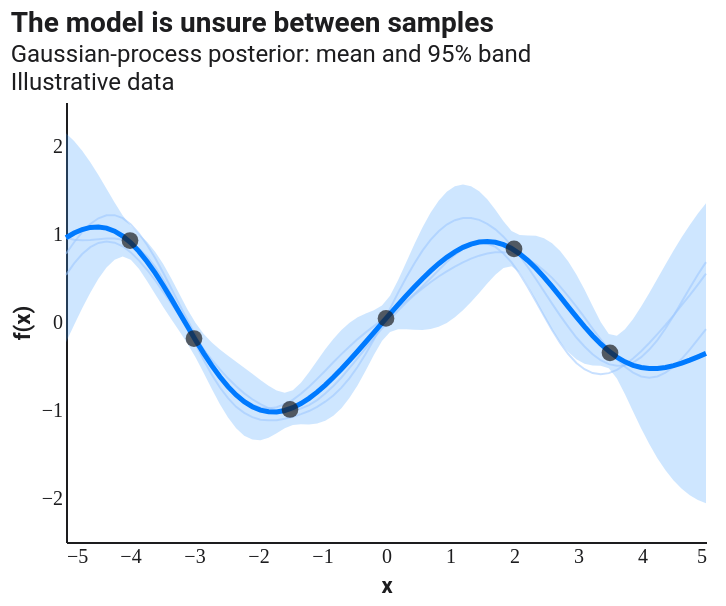

Here is the Vega-Lite specification saved for this chart:
### Vega-Lite specification from a JSON file in a GitHub repository (floating-point values rounded to 4 significant figures; data arrays with more than 128 entries replaced by an {"elided": "..."} marker saying what was removed)
{"$schema": "https://vega.github.io/schema/vega-lite/v5.json", "width": 320, "height": 220, "config": {"background": "#FFFFFF", "font": "Roboto, Roboto Serif, Roboto Mono, system-ui, sans-serif", "view": {"stroke": null, "cornerRadius": 10}, "axis": {"domain": true, "domainColor": "#1D1D1F", "labelColor": "#1D1D1F", "titleColor": "#1D1D1F", "grid": false, "ticks": false, "labelFont": "Roboto Mono", "titleFont": "Roboto"}, "axisTop": {"domain": false, "domainColor": null, "labels": false, "ticks": false, "title": null}, "axisRight": {"domain": false, "domainColor": null, "labels": false, "ticks": false, "title": null}, "legend": {"titleFont": "Roboto", "labelFont": "Roboto", "labelColor": "#1D1D1F", "titleColor": "#1D1D1F"}, "title": {"font": "Roboto", "fontSize": 14, "color": "#1D1D1F", "subtitleFont": "Roboto", "subtitleColor": "#1D1D1F"}, "range": {"category": ["#FF3B30", "#FF9500", "#FFCC00", "#28CD41", "#79DBDC", "#007AFF", "#AF52DE", "#FF2D55"]}, "bar": {"cornerRadiusEnd": 4}, "line": {"strokeWidth": 2}, "point": {"filled": true, "size": 40}}, "layer": [{"data": {"values": [{"x": -5.0, "lo": -0.2305, "hi": 2.146, "mu": 0.9575}, {"x": -4.873, "lo": -0.03459, "hi": 2.056, "mu": 1.011}, {"x": -4.747, "lo": 0.1556, "hi": 1.945, "mu": 1.05}, {"x": -4.62, "lo": 0.3331, "hi": 1.816, "mu": 1.074}, {"x": -4.494, "lo": 0.4903, "hi": 1.671, "mu": 1.081}, {"x": -4.367, "lo": 0.6186, "hi": 1.515, "mu": 1.067}, {"x": -4.241, "lo": 0.7076, "hi": 1.357, "mu": 1.033}, {"x": -4.114, "lo": 0.7429, "hi": 1.21, "mu": 0.9767}, {"x": -3.987, "lo": 0.7077, "hi": 1.092, "mu": 0.8998}, {"x": -3.861, "lo": 0.6047, "hi": 1.001, "mu": 0.803}, {"x": -3.734, "lo": 0.4657, "hi": 0.9105, "mu": 0.6881}, {"x": -3.608, "lo": 0.317, "hi": 0.7982, "mu": 0.5576}, {"x": -3.481, "lo": 0.1708, "hi": 0.6586, "mu": 0.4147}, {"x": -3.354, "lo": 0.03041, "hi": 0.4952, "mu": 0.2628}, {"x": -3.228, "lo": -0.1062, "hi": 0.3177, "mu": 0.1058}, {"x": -3.101, "lo": -0.2469, "hi": 0.1421, "mu": -0.05239}, {"x": -2.975, "lo": -0.4032, "hi": -0.01251, "mu": -0.2079}, {"x": -2.848, "lo": -0.5784, "hi": -0.1355, "mu": -0.357}, {"x": -2.722, "lo": -0.7609, "hi": -0.2316, "mu": -0.4963}, {"x": -2.595, "lo": -0.9347, "hi": -0.3111, "mu": -0.6229}, {"x": -2.468, "lo": -1.087, "hi": -0.3824, "mu": -0.7345}, {"x": -2.342, "lo": -1.207, "hi": -0.4508, "mu": -0.8291}, {"x": -2.215, "lo": -1.292, "hi": -0.5193, "mu": -0.9054}, {"x": -2.089, "lo": -1.337, "hi": -0.5891, "mu": -0.9629}, {"x": -1.962, "lo": -1.343, "hi": -0.6589, "mu": -1.001}, {"x": -1.835, "lo": -1.316, "hi": -0.7248, "mu": -1.02}, {"x": -1.709, "lo": -1.265, "hi": -0.7783, "mu": -1.022}, {"x": -1.582, "lo": -1.208, "hi": -0.803, "mu": -1.005}, {"x": -1.456, "lo": -1.171, "hi": -0.7756, "mu": -0.9734}, {"x": -1.329, "lo": -1.163, "hi": -0.691, "mu": -0.9269}, {"x": -1.203, "lo": -1.163, "hi": -0.5716, "mu": -0.8675}, {"x": -1.076, "lo": -1.154, "hi": -0.44, "mu": -0.797}, {"x": -0.9494, "lo": -1.123, "hi": -0.3105, "mu": -0.7169}, {"x": -0.8228, "lo": -1.066, "hi": -0.192, "mu": -0.6289}, {"x": -0.6962, "lo": -0.9788, "hi": -0.09037, "mu": -0.5346}, {"x": -0.5696, "lo": -0.862, "hi": -0.008746, "mu": -0.4354}, {"x": -0.443, "lo": -0.7178, "hi": 0.05263, "mu": -0.3326}, {"x": -0.3165, "lo": -0.5517, "hi": 0.09701, "mu": -0.2274}, {"x": -0.1899, "lo": -0.3756, "hi": 0.1339, "mu": -0.1209}, {"x": -0.06329, "lo": -0.2153, "hi": 0.1872, "mu": -0.01403}, {"x": 0.06329, "lo": -0.115, "hi": 0.2994, "mu": 0.09219}, {"x": 0.1899, "lo": -0.08252, "hi": 0.4763, "mu": 0.1969}, {"x": 0.3165, "lo": -0.08194, "hi": 0.6802, "mu": 0.2991}, {"x": 0.443, "lo": -0.08872, "hi": 0.8846, "mu": 0.3979}, {"x": 0.5696, "lo": -0.09067, "hi": 1.075, "mu": 0.4922}, {"x": 0.6962, "lo": -0.08076, "hi": 1.242, "mu": 0.5807}, {"x": 0.8228, "lo": -0.05472, "hi": 1.379, "mu": 0.662}, {"x": 0.9494, "lo": -0.01031, "hi": 1.48, "mu": 0.7347}, {"x": 1.076, "lo": 0.05279, "hi": 1.542, "mu": 0.7973}, {"x": 1.203, "lo": 0.1331, "hi": 1.563, "mu": 0.8481}, {"x": 1.329, "lo": 0.2275, "hi": 1.544, "mu": 0.8856}, {"x": 1.456, "lo": 0.3309, "hi": 1.486, "mu": 0.9084}, {"x": 1.582, "lo": 0.4368, "hi": 1.394, "mu": 0.9154}, {"x": 1.709, "lo": 0.5357, "hi": 1.275, "mu": 0.9056}, {"x": 1.835, "lo": 0.6124, "hi": 1.145, "mu": 0.8787}, {"x": 1.962, "lo": 0.6349, "hi": 1.035, "mu": 0.8348}, {"x": 2.089, "lo": 0.5616, "hi": 0.9874, "mu": 0.7745}, {"x": 2.215, "lo": 0.414, "hi": 0.9841, "mu": 0.6991}, {"x": 2.342, "lo": 0.2411, "hi": 0.9793, "mu": 0.6102}, {"x": 2.468, "lo": 0.06819, "hi": 0.9523, "mu": 0.5103}, {"x": 2.595, "lo": -0.09175, "hi": 0.8956, "mu": 0.4019}, {"x": 2.722, "lo": -0.2304, "hi": 0.8069, "mu": 0.2883}, {"x": 2.848, "lo": -0.3421, "hi": 0.6871, "mu": 0.1725}, {"x": 2.975, "lo": -0.4234, "hi": 0.539, "mu": 0.05782}, {"x": 3.101, "lo": -0.4731, "hi": 0.3681, "mu": -0.05251}, {"x": 3.228, "lo": -0.4941, "hi": 0.1829, "mu": -0.1556}, {"x": 3.354, "lo": -0.4983, "hi": 0.0003256, "mu": -0.249}, {"x": 3.481, "lo": -0.5256, "hi": -0.1355, "mu": -0.3305}, {"x": 3.608, "lo": -0.6412, "hi": -0.1564, "mu": -0.3988}, {"x": 3.734, "lo": -0.8221, "hi": -0.08346, "mu": -0.4528}, {"x": 3.861, "lo": -1.018, "hi": 0.03399, "mu": -0.4922}, {"x": 3.987, "lo": -1.21, "hi": 0.1752, "mu": -0.5174}, {"x": 4.114, "lo": -1.388, "hi": 0.3298, "mu": -0.5289}, {"x": 4.241, "lo": -1.547, "hi": 0.4909, "mu": -0.5281}, {"x": 4.367, "lo": -1.685, "hi": 0.6528, "mu": -0.5163}, {"x": 4.494, "lo": -1.802, "hi": 0.8112, "mu": -0.4953}, {"x": 4.62, "lo": -1.896, "hi": 0.9623, "mu": -0.467}, {"x": 4.747, "lo": -1.97, "hi": 1.103, "mu": -0.4332}, {"x": 4.873, "lo": -2.024, "hi": 1.232, "mu": -0.3957}, {"x": 5.0, "lo": -2.061, "hi": 1.349, "mu": -0.3562}]}, "mark": {"type": "area", "opacity": 0.25, "color": "#3E9BFF"}, "encoding": {"x": {"field": "x", "type": "quantitative", "title": "x", "axis": {"title": "x"}}, "y": {"field": "lo", "type": "quantitative", "title": "f(x)", "axis": {"title": "f(x)"}}, "y2": {"field": "hi"}}}, {"data": {"values": {"elided": "240 records"}}, "mark": {"type": "line", "strokeWidth": 1, "opacity": 0.55}, "encoding": {"x": {"field": "x", "type": "quantitative", "axis": {"title": "x"}}, "y": {"field": "y", "type": "quantitative", "axis": {"title": "f(x)"}}, "detail": {"field": "s", "type": "nominal"}, "color": {"value": "#9CC7FF"}}}, {"data": {"values": [{"x": -5.0, "lo": -0.2305, "hi": 2.146, "mu": 0.9575}, {"x": -4.873, "lo": -0.03459, "hi": 2.056, "mu": 1.011}, {"x": -4.747, "lo": 0.1556, "hi": 1.945, "mu": 1.05}, {"x": -4.62, "lo": 0.3331, "hi": 1.816, "mu": 1.074}, {"x": -4.494, "lo": 0.4903, "hi": 1.671, "mu": 1.081}, {"x": -4.367, "lo": 0.6186, "hi": 1.515, "mu": 1.067}, {"x": -4.241, "lo": 0.7076, "hi": 1.357, "mu": 1.033}, {"x": -4.114, "lo": 0.7429, "hi": 1.21, "mu": 0.9767}, {"x": -3.987, "lo": 0.7077, "hi": 1.092, "mu": 0.8998}, {"x": -3.861, "lo": 0.6047, "hi": 1.001, "mu": 0.803}, {"x": -3.734, "lo": 0.4657, "hi": 0.9105, "mu": 0.6881}, {"x": -3.608, "lo": 0.317, "hi": 0.7982, "mu": 0.5576}, {"x": -3.481, "lo": 0.1708, "hi": 0.6586, "mu": 0.4147}, {"x": -3.354, "lo": 0.03041, "hi": 0.4952, "mu": 0.2628}, {"x": -3.228, "lo": -0.1062, "hi": 0.3177, "mu": 0.1058}, {"x": -3.101, "lo": -0.2469, "hi": 0.1421, "mu": -0.05239}, {"x": -2.975, "lo": -0.4032, "hi": -0.01251, "mu": -0.2079}, {"x": -2.848, "lo": -0.5784, "hi": -0.1355, "mu": -0.357}, {"x": -2.722, "lo": -0.7609, "hi": -0.2316, "mu": -0.4963}, {"x": -2.595, "lo": -0.9347, "hi": -0.3111, "mu": -0.6229}, {"x": -2.468, "lo": -1.087, "hi": -0.3824, "mu": -0.7345}, {"x": -2.342, "lo": -1.207, "hi": -0.4508, "mu": -0.8291}, {"x": -2.215, "lo": -1.292, "hi": -0.5193, "mu": -0.9054}, {"x": -2.089, "lo": -1.337, "hi": -0.5891, "mu": -0.9629}, {"x": -1.962, "lo": -1.343, "hi": -0.6589, "mu": -1.001}, {"x": -1.835, "lo": -1.316, "hi": -0.7248, "mu": -1.02}, {"x": -1.709, "lo": -1.265, "hi": -0.7783, "mu": -1.022}, {"x": -1.582, "lo": -1.208, "hi": -0.803, "mu": -1.005}, {"x": -1.456, "lo": -1.171, "hi": -0.7756, "mu": -0.9734}, {"x": -1.329, "lo": -1.163, "hi": -0.691, "mu": -0.9269}, {"x": -1.203, "lo": -1.163, "hi": -0.5716, "mu": -0.8675}, {"x": -1.076, "lo": -1.154, "hi": -0.44, "mu": -0.797}, {"x": -0.9494, "lo": -1.123, "hi": -0.3105, "mu": -0.7169}, {"x": -0.8228, "lo": -1.066, "hi": -0.192, "mu": -0.6289}, {"x": -0.6962, "lo": -0.9788, "hi": -0.09037, "mu": -0.5346}, {"x": -0.5696, "lo": -0.862, "hi": -0.008746, "mu": -0.4354}, {"x": -0.443, "lo": -0.7178, "hi": 0.05263, "mu": -0.3326}, {"x": -0.3165, "lo": -0.5517, "hi": 0.09701, "mu": -0.2274}, {"x": -0.1899, "lo": -0.3756, "hi": 0.1339, "mu": -0.1209}, {"x": -0.06329, "lo": -0.2153, "hi": 0.1872, "mu": -0.01403}, {"x": 0.06329, "lo": -0.115, "hi": 0.2994, "mu": 0.09219}, {"x": 0.1899, "lo": -0.08252, "hi": 0.4763, "mu": 0.1969}, {"x": 0.3165, "lo": -0.08194, "hi": 0.6802, "mu": 0.2991}, {"x": 0.443, "lo": -0.08872, "hi": 0.8846, "mu": 0.3979}, {"x": 0.5696, "lo": -0.09067, "hi": 1.075, "mu": 0.4922}, {"x": 0.6962, "lo": -0.08076, "hi": 1.242, "mu": 0.5807}, {"x": 0.8228, "lo": -0.05472, "hi": 1.379, "mu": 0.662}, {"x": 0.9494, "lo": -0.01031, "hi": 1.48, "mu": 0.7347}, {"x": 1.076, "lo": 0.05279, "hi": 1.542, "mu": 0.7973}, {"x": 1.203, "lo": 0.1331, "hi": 1.563, "mu": 0.8481}, {"x": 1.329, "lo": 0.2275, "hi": 1.544, "mu": 0.8856}, {"x": 1.456, "lo": 0.3309, "hi": 1.486, "mu": 0.9084}, {"x": 1.582, "lo": 0.4368, "hi": 1.394, "mu": 0.9154}, {"x": 1.709, "lo": 0.5357, "hi": 1.275, "mu": 0.9056}, {"x": 1.835, "lo": 0.6124, "hi": 1.145, "mu": 0.8787}, {"x": 1.962, "lo": 0.6349, "hi": 1.035, "mu": 0.8348}, {"x": 2.089, "lo": 0.5616, "hi": 0.9874, "mu": 0.7745}, {"x": 2.215, "lo": 0.414, "hi": 0.9841, "mu": 0.6991}, {"x": 2.342, "lo": 0.2411, "hi": 0.9793, "mu": 0.6102}, {"x": 2.468, "lo": 0.06819, "hi": 0.9523, "mu": 0.5103}, {"x": 2.595, "lo": -0.09175, "hi": 0.8956, "mu": 0.4019}, {"x": 2.722, "lo": -0.2304, "hi": 0.8069, "mu": 0.2883}, {"x": 2.848, "lo": -0.3421, "hi": 0.6871, "mu": 0.1725}, {"x": 2.975, "lo": -0.4234, "hi": 0.539, "mu": 0.05782}, {"x": 3.101, "lo": -0.4731, "hi": 0.3681, "mu": -0.05251}, {"x": 3.228, "lo": -0.4941, "hi": 0.1829, "mu": -0.1556}, {"x": 3.354, "lo": -0.4983, "hi": 0.0003256, "mu": -0.249}, {"x": 3.481, "lo": -0.5256, "hi": -0.1355, "mu": -0.3305}, {"x": 3.608, "lo": -0.6412, "hi": -0.1564, "mu": -0.3988}, {"x": 3.734, "lo": -0.8221, "hi": -0.08346, "mu": -0.4528}, {"x": 3.861, "lo": -1.018, "hi": 0.03399, "mu": -0.4922}, {"x": 3.987, "lo": -1.21, "hi": 0.1752, "mu": -0.5174}, {"x": 4.114, "lo": -1.388, "hi": 0.3298, "mu": -0.5289}, {"x": 4.241, "lo": -1.547, "hi": 0.4909, "mu": -0.5281}, {"x": 4.367, "lo": -1.685, "hi": 0.6528, "mu": -0.5163}, {"x": 4.494, "lo": -1.802, "hi": 0.8112, "mu": -0.4953}, {"x": 4.62, "lo": -1.896, "hi": 0.9623, "mu": -0.467}, {"x": 4.747, "lo": -1.97, "hi": 1.103, "mu": -0.4332}, {"x": 4.873, "lo": -2.024, "hi": 1.232, "mu": -0.3957}, {"x": 5.0, "lo": -2.061, "hi": 1.349, "mu": -0.3562}]}, "mark": {"type": "line", "strokeWidth": 2.5, "color": "#007AFF"}, "encoding": {"x": {"field": "x", "type": "quantitative", "axis": {"title": "x"}}, "y": {"field": "mu", "type": "quantitative", "axis": {"title": "f(x)"}}}}, {"data": {"values": [{"x": -4.0, "y": 0.9259}, {"x": -3.0, "y": -0.1877}, {"x": -1.5, "y": -0.9942}, {"x": 0.0, "y": 0.04075}, {"x": 2.0, "y": 0.8304}, {"x": 3.5, "y": -0.3506}]}, "mark": {"type": "point", "filled": true, "size": 70, "color": "#1D1D1F"}, "encoding": {"x": {"field": "x", "type": "quantitative", "axis": {"title": "x"}}, "y": {"field": "y", "type": "quantitative", "axis": {"title": "f(x)"}}}}], "title": {"text": "The model is unsure between samples", "subtitle": ["Gaussian-process posterior: mean and 95% band", "Illustrative data"], "anchor": "start"}}
